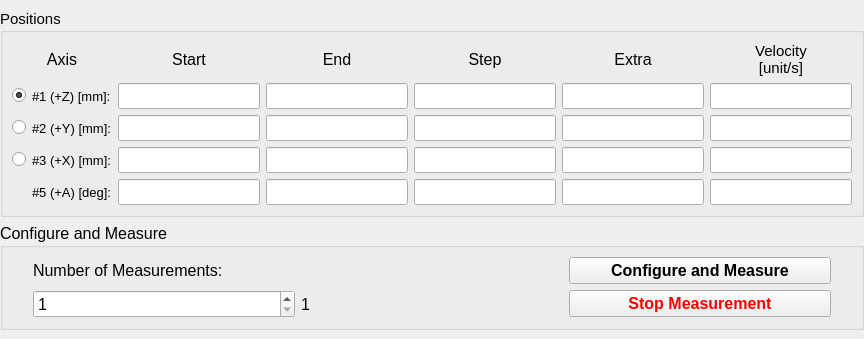
           <widget class="QFrame" name="fm_measurement_3">
            <property name="minimumSize">
             <size>
              <width>0</width>
              <height>0</height>
             </size>
            </property>
            <property name="frameShape">
             <enum>QFrame::NoFrame</enum>
            </property>
            <property name="frameShadow">
             <enum>QFrame::Raised</enum>
            </property>
            <layout class="QVBoxLayout" name="verticalLayout_9">
             <property name="leftMargin">
              <number>0</number>
             </property>
             <property name="topMargin">
              <number>9</number>
             </property>
             <property name="rightMargin">
              <number>0</number>
             </property>
             <property name="bottomMargin">
              <number>9</number>
             </property>
             <item>
              <widget class="QGroupBox" name="gb_position_param">
               <property name="font">
                <font>
                 <pointsize>11</pointsize>
                 <weight>50</weight>
                 <italic>false</italic>
                 <bold>false</bold>
                </font>
               </property>
               <property name="title">
                <string>Positions</string>
               </property>
               <layout class="QGridLayout" name="gridLayout_7">
                <item row="0" column="0">
                 <layout class="QGridLayout" name="gl_position_param">
                  <item row="0" column="2">
                   <widget class="QLabel" name="la_start">
                    <property name="font">
                     <font>
                      <pointsize>12</pointsize>
                     </font>
                    </property>
                    <property name="text">
                     <string>Start</string>
                    </property>
                    <property name="alignment">
                     <set>Qt::AlignCenter</set>
                    </property>
                   </widget>
                  </item>
                  <item row="4" column="1">
                   <widget class="QLabel" name="la_pos5_param">
                    <property name="font">
                     <font>
                      <pointsize>10</pointsize>
                     </font>
                    </property>
                    <property name="text">
                     <string>#5 (+A) [deg]:</string>
                    </property>
                   </widget>
                  </item>
                  <item row="2" column="0">
                   <widget class="QRadioButton" name="rb_triggering_axis2">
                    <property name="text">
                     <string/>
                    </property>
                   </widget>
                  </item>
                  <item row="3" column="1">
                   <widget class="QLabel" name="la_pos3_param">
                    <property name="font">
                     <font>
                      <pointsize>10</pointsize>
                     </font>
                    </property>
                    <property name="text">
                     <string>#3 (+X) [mm]:</string>
                    </property>
                   </widget>
                  </item>
                  <item row="1" column="0">
                   <widget class="QRadioButton" name="rb_triggering_axis1">
                    <property name="enabled">
                     <bool>true</bool>
                    </property>
                    <property name="text">
                     <string/>
                    </property>
                    <property name="checked">
                     <bool>true</bool>
                    </property>
                   </widget>
                  </item>
                  <item row="0" column="5">
                   <widget class="QLabel" name="la_extra">
                    <property name="font">
                     <font>
                      <pointsize>12</pointsize>
                     </font>
                    </property>
                    <property name="text">
                     <string>Extra</string>
                    </property>
                    <property name="alignment">
                     <set>Qt::AlignCenter</set>
                    </property>
                   </widget>
                  </item>
                  <item row="0" column="4">
                   <widget class="QLabel" name="la_step">
                    <property name="font">
                     <font>
                      <pointsize>12</pointsize>
                     </font>
                    </property>
                    <property name="text">
                     <string>Step</string>
                    </property>
                    <property name="alignment">
                     <set>Qt::AlignCenter</set>
                    </property>
                   </widget>
                  </item>
                  <item row="0" column="3">
                   <widget class="QLabel" name="la_end">
                    <property name="font">
                     <font>
                      <pointsize>12</pointsize>
                     </font>
                    </property>
                    <property name="text">
                     <string>End</string>
                    </property>
                    <property name="alignment">
                     <set>Qt::AlignCenter</set>
                    </property>
                   </widget>
                  </item>
                  <item row="1" column="1">
                   <widget class="QLabel" name="la_pos1_param">
                    <property name="font">
                     <font>
                      <pointsize>10</pointsize>
                     </font>
                    </property>
                    <property name="text">
                     <string>#1 (+Z) [mm]:</string>
                    </property>
                   </widget>
                  </item>
                  <item row="3" column="0">
                   <widget class="QRadioButton" name="rb_triggering_axis3">
                    <property name="text">
                     <string/>
                    </property>
                   </widget>
                  </item>
                  <item row="2" column="1">
                   <widget class="QLabel" name="la_pos2_param">
                    <property name="font">
                     <font>
                      <pointsize>10</pointsize>
                     </font>
                    </property>
                    <property name="text">
                     <string>#2 (+Y) [mm]:</string>
                    </property>
                   </widget>
                  </item>
                  <item row="0" column="0" colspan="2">
                   <widget class="QLabel" name="la_axis">
                    <property name="font">
                     <font>
                      <pointsize>12</pointsize>
                     </font>
                    </property>
                    <property name="text">
                     <string>Axis</string>
                    </property>
                    <property name="alignment">
                     <set>Qt::AlignCenter</set>
                    </property>
                   </widget>
                  </item>
                  <item row="0" column="6">
                   <widget class="QLabel" name="la_velocity_table">
                    <property name="font">
                     <font>
                      <pointsize>11</pointsize>
                      <weight>50</weight>
                      <italic>false</italic>
                      <bold>false</bold>
                     </font>
                    </property>
                    <property name="text">
                     <string>Velocity
[unit/s]</string>
                    </property>
                    <property name="alignment">
                     <set>Qt::AlignCenter</set>
                    </property>
                   </widget>
                  </item>
                  <item row="1" column="2">
                   <widget class="QLineEdit" name="le_start1">
                    <property name="sizePolicy">
                     <sizepolicy hsizetype="Preferred" vsizetype="Fixed">
                      <horstretch>0</horstretch>
                      <verstretch>0</verstretch>
                     </sizepolicy>
                    </property>
                    <property name="minimumSize">
                     <size>
                      <width>75</width>
                      <height>0</height>
                     </size>
                    </property>
                   </widget>
                  </item>
                  <item row="2" column="2">
                   <widget class="QLineEdit" name="le_start2"/>
                  </item>
                  <item row="3" column="2">
                   <widget class="QLineEdit" name="le_start3"/>
                  </item>
                  <item row="4" column="2">
                   <widget class="QLineEdit" name="le_start5"/>
                  </item>
                  <item row="1" column="3">
                   <widget class="QLineEdit" name="le_end1"/>
                  </item>
                  <item row="2" column="3">
                   <widget class="QLineEdit" name="le_end2"/>
                  </item>
                  <item row="3" column="3">
                   <widget class="QLineEdit" name="le_end3"/>
                  </item>
                  <item row="4" column="3">
                   <widget class="QLineEdit" name="le_end5"/>
                  </item>
                  <item row="1" column="4">
                   <widget class="QLineEdit" name="le_step1"/>
                  </item>
                  <item row="2" column="4">
                   <widget class="QLineEdit" name="le_step2"/>
                  </item>
                  <item row="3" column="4">
                   <widget class="QLineEdit" name="le_step3"/>
                  </item>
                  <item row="4" column="4">
                   <widget class="QLineEdit" name="le_step5"/>
                  </item>
                  <item row="1" column="5">
                   <widget class="QLineEdit" name="le_extra1"/>
                  </item>
                  <item row="2" column="5">
                   <widget class="QLineEdit" name="le_extra2"/>
                  </item>
                  <item row="3" column="5">
                   <widget class="QLineEdit" name="le_extra3"/>
                  </item>
                  <item row="4" column="5">
                   <widget class="QLineEdit" name="le_extra5"/>
                  </item>
                  <item row="1" column="6">
                   <widget class="QLineEdit" name="le_vel1"/>
                  </item>
                  <item row="2" column="6">
                   <widget class="QLineEdit" name="le_vel2"/>
                  </item>
                  <item row="3" column="6">
                   <widget class="QLineEdit" name="le_vel3"/>
                  </item>
                  <item row="4" column="6">
                   <widget class="QLineEdit" name="le_vel5"/>
                  </item>
                 </layout>
                </item>
               </layout>
              </widget>
             </item>
             <item>
              <widget class="QGroupBox" name="gb_configure_and_measure">
               <property name="font">
                <font>
                 <pointsize>12</pointsize>
                </font>
               </property>
               <property name="title">
                <string>Configure and Measure</string>
               </property>
               <layout class="QGridLayout" name="gridLayout_5">
                <property name="leftMargin">
                 <number>30</number>
                </property>
                <property name="rightMargin">
                 <number>30</number>
                </property>
                <item row="1" column="0">
                 <widget class="QSpinBox" name="sb_nr_measurements">
                  <property name="font">
                   <font>
                    <pointsize>12</pointsize>
                   </font>
                  </property>
                  <property name="minimum">
                   <number>1</number>
                  </property>
                  <property name="maximum">
                   <number>1000000</number>
                  </property>
                 </widget>
                </item>
                <item row="1" column="2">
                 <widget class="QPushButton" name="pb_stop_measurement">
                  <property name="font">
                   <font>
                    <pointsize>12</pointsize>
                    <weight>75</weight>
                    <bold>true</bold>
                   </font>
                  </property>
                  <property name="styleSheet">
                   <string notr="true">color: rgb(255, 0, 0);</string>
                  </property>
                  <property name="text">
                   <string>Stop Measurement</string>
                  </property>
                 </widget>
                </item>
                <item row="1" column="1">
                 <widget class="QLabel" name="la_nr_measurements_status">
                  <property name="font">
                   <font>
                    <pointsize>12</pointsize>
                   </font>
                  </property>
                  <property name="text">
                   <string>1</string>
                  </property>
                 </widget>
                </item>
                <item row="0" column="0" colspan="2">
                 <widget class="QLabel" name="la_nr_measurements">
                  <property name="font">
                   <font>
                    <pointsize>12</pointsize>
                   </font>
                  </property>
                  <property name="text">
                   <string>Number of Measurements:</string>
                  </property>
                 </widget>
                </item>
                <item row="0" column="2">
                 <widget class="QPushButton" name="pb_configure_and_measure">
                  <property name="font">
                   <font>
                    <pointsize>12</pointsize>
                    <weight>75</weight>
                    <bold>true</bold>
                   </font>
                  </property>
                  <property name="text">
                   <string>Configure and Measure</string>
                  </property>
                 </widget>
                </item>
               </layout>
              </widget>
             </item>
            </layout>
           </widget>
